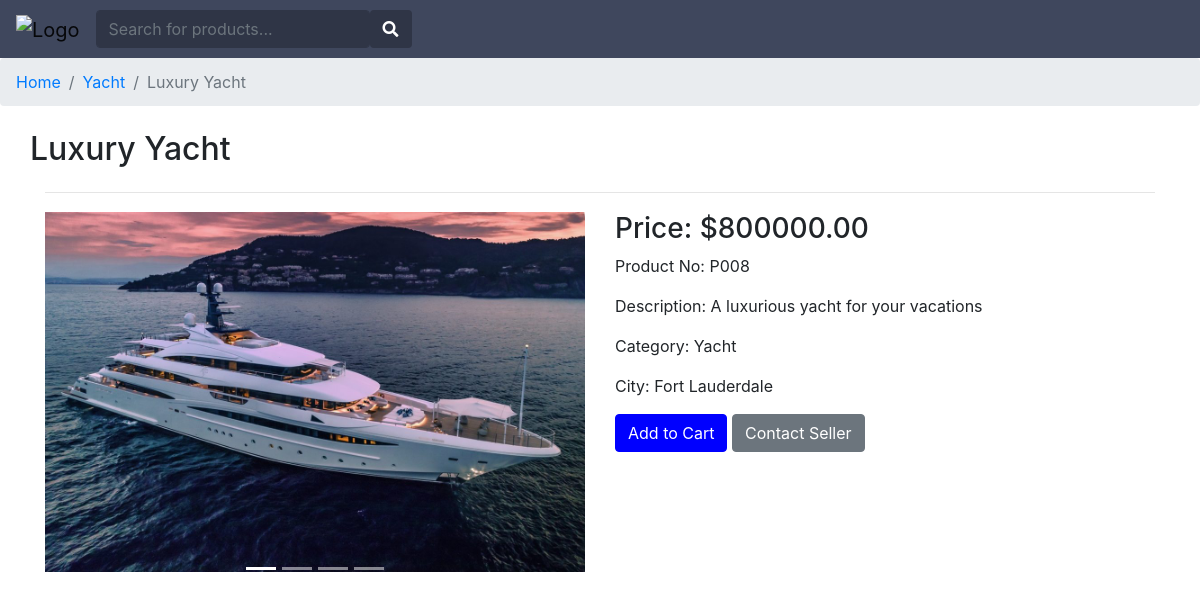
The page /product/8/ on the database its author committed.
### ecommerce_app/models.py (models this page shows, shortened)
class Product(models.Model):
    product_no = models.CharField(max_length=10)
    name = models.CharField(max_length=255, default='Ürün Adı')
    description = models.TextField()
    price = models.DecimalField(max_digits=10, decimal_places=2)
    image = models.ImageField(upload_to='products/')
    category = models.CharField(max_length=50)
    created_at = models.DateTimeField(auto_now_add=True)
    city = models.CharField(max_length=50, default='İstanbul')

### ecommerce_app/views.py (the view)
# urls.py: path('product/<int:product_id>/', views.product_detail, name='product_detail'),
def product_detail(request, product_id):
    product = get_object_or_404(Product, pk=product_id)
    categories_with_counts = Product.objects.values('category').annotate(count=Count('category')).order_by('-count')[:5]
    return render(request, 'product_detail.html', {'product': product, 'categories_with_counts': categories_with_counts})

### ecommerce_app/templates/product_detail.html (shortened to what this page needs)
<!DOCTYPE html>
<html lang="en">
<head>
    <link rel="stylesheet" href="https://stackpath.bootstrapcdn.com/bootstrap/4.5.2/css/bootstrap.min.css">
</head>
<body>
<nav class="navbar navbar-expand-lg navbar-light" style="background-color: #3f475d;">
    {% load static %}
    <a class="navbar-brand" href="/"><img src="/static/images/logo.png" alt="Logo" width="200" height="50"></a>
    <ul class="navbar-nav mr-auto">
        <li class="nav-item">
            <form action="{% url 'home' %}" method="GET" class="form-inline search-form">
                <input type="text" name="q" class="form-control" placeholder="Search for products..." value="{{ query }}" style="background-color: #2f3546; border-color: #2f3546;">
                <button type="submit" class="btn" style="background-color: #2f3546;">
                    <i class="fas fa-search" style="color: #ffffff;"></i>
                </button>
            </form>
        </li>
    </ul>
</nav>
<nav aria-label="breadcrumb">
    <ol class="breadcrumb">
        <li class="breadcrumb-item"><a href="/">Home</a></li>
        <li class="breadcrumb-item"><a href="{% url 'category_search' product.category %}">{{ product.category }}</a></li>
        <li class="breadcrumb-item active" aria-current="page">{{ product.name }}</li>
    </ol>
</nav>
<div class="container mt-4">
    <div class="row">
        <h2>{{ product.name }}</h2>
    </div>
    <hr style="height: 3px;"/>
    <div class="row">
        <div class="col-md-6">
            <img src="/{{ product.image }}" class="img-fluid" alt="2023 BMW 320i M SPORT BROOKLYN GRİ 21.000 KM %20KDV">
            <div id="carouselExampleIndicators" class="carousel slide mt-4" data-ride="carousel">
                <ol class="carousel-indicators">
                  <li data-target="#carouselExampleIndicators" data-slide-to="0" class="active"></li>
                  <li data-target="#carouselExampleIndicators" data-slide-to="1"></li>
                  <li data-target="#carouselExampleIndicators" data-slide-to="2"></li>
                  <li data-target="#carouselExampleIndicators" data-slide-to="3"></li>
                </ol>
              </div>
        </div>
        <div class="col-md-6">
            <h3>Price: ${{ product.price }}</h3>
            <p>Product No: {{ product.product_no }}</p>
            <p>Description: {{ product.description }}</p>
            <p>Category: {{ product.category }}</p>
            <p>City: {{ product.city }}</p>
            <button class="btn btn-primary"  style="background-color: blue; border-color: blue;">Add to Cart</button>
            <button type="button" class="btn btn-secondary" data-toggle="modal" data-target="#contactModal">
                Contact Seller
              </button>
        </div>
    </div>
</div>
<link rel="stylesheet" href="https://cdnjs.cloudflare.com/ajax/libs/font-awesome/5.14.0/css/all.min.css" />
</body>
</html>

### rows shown on the page
Product: category "Yacht", name "Luxury Yacht", image (picture), price "800000.00", product_no "P008", description "A luxurious yacht for your vacations", city "Fort Lauderdale"
